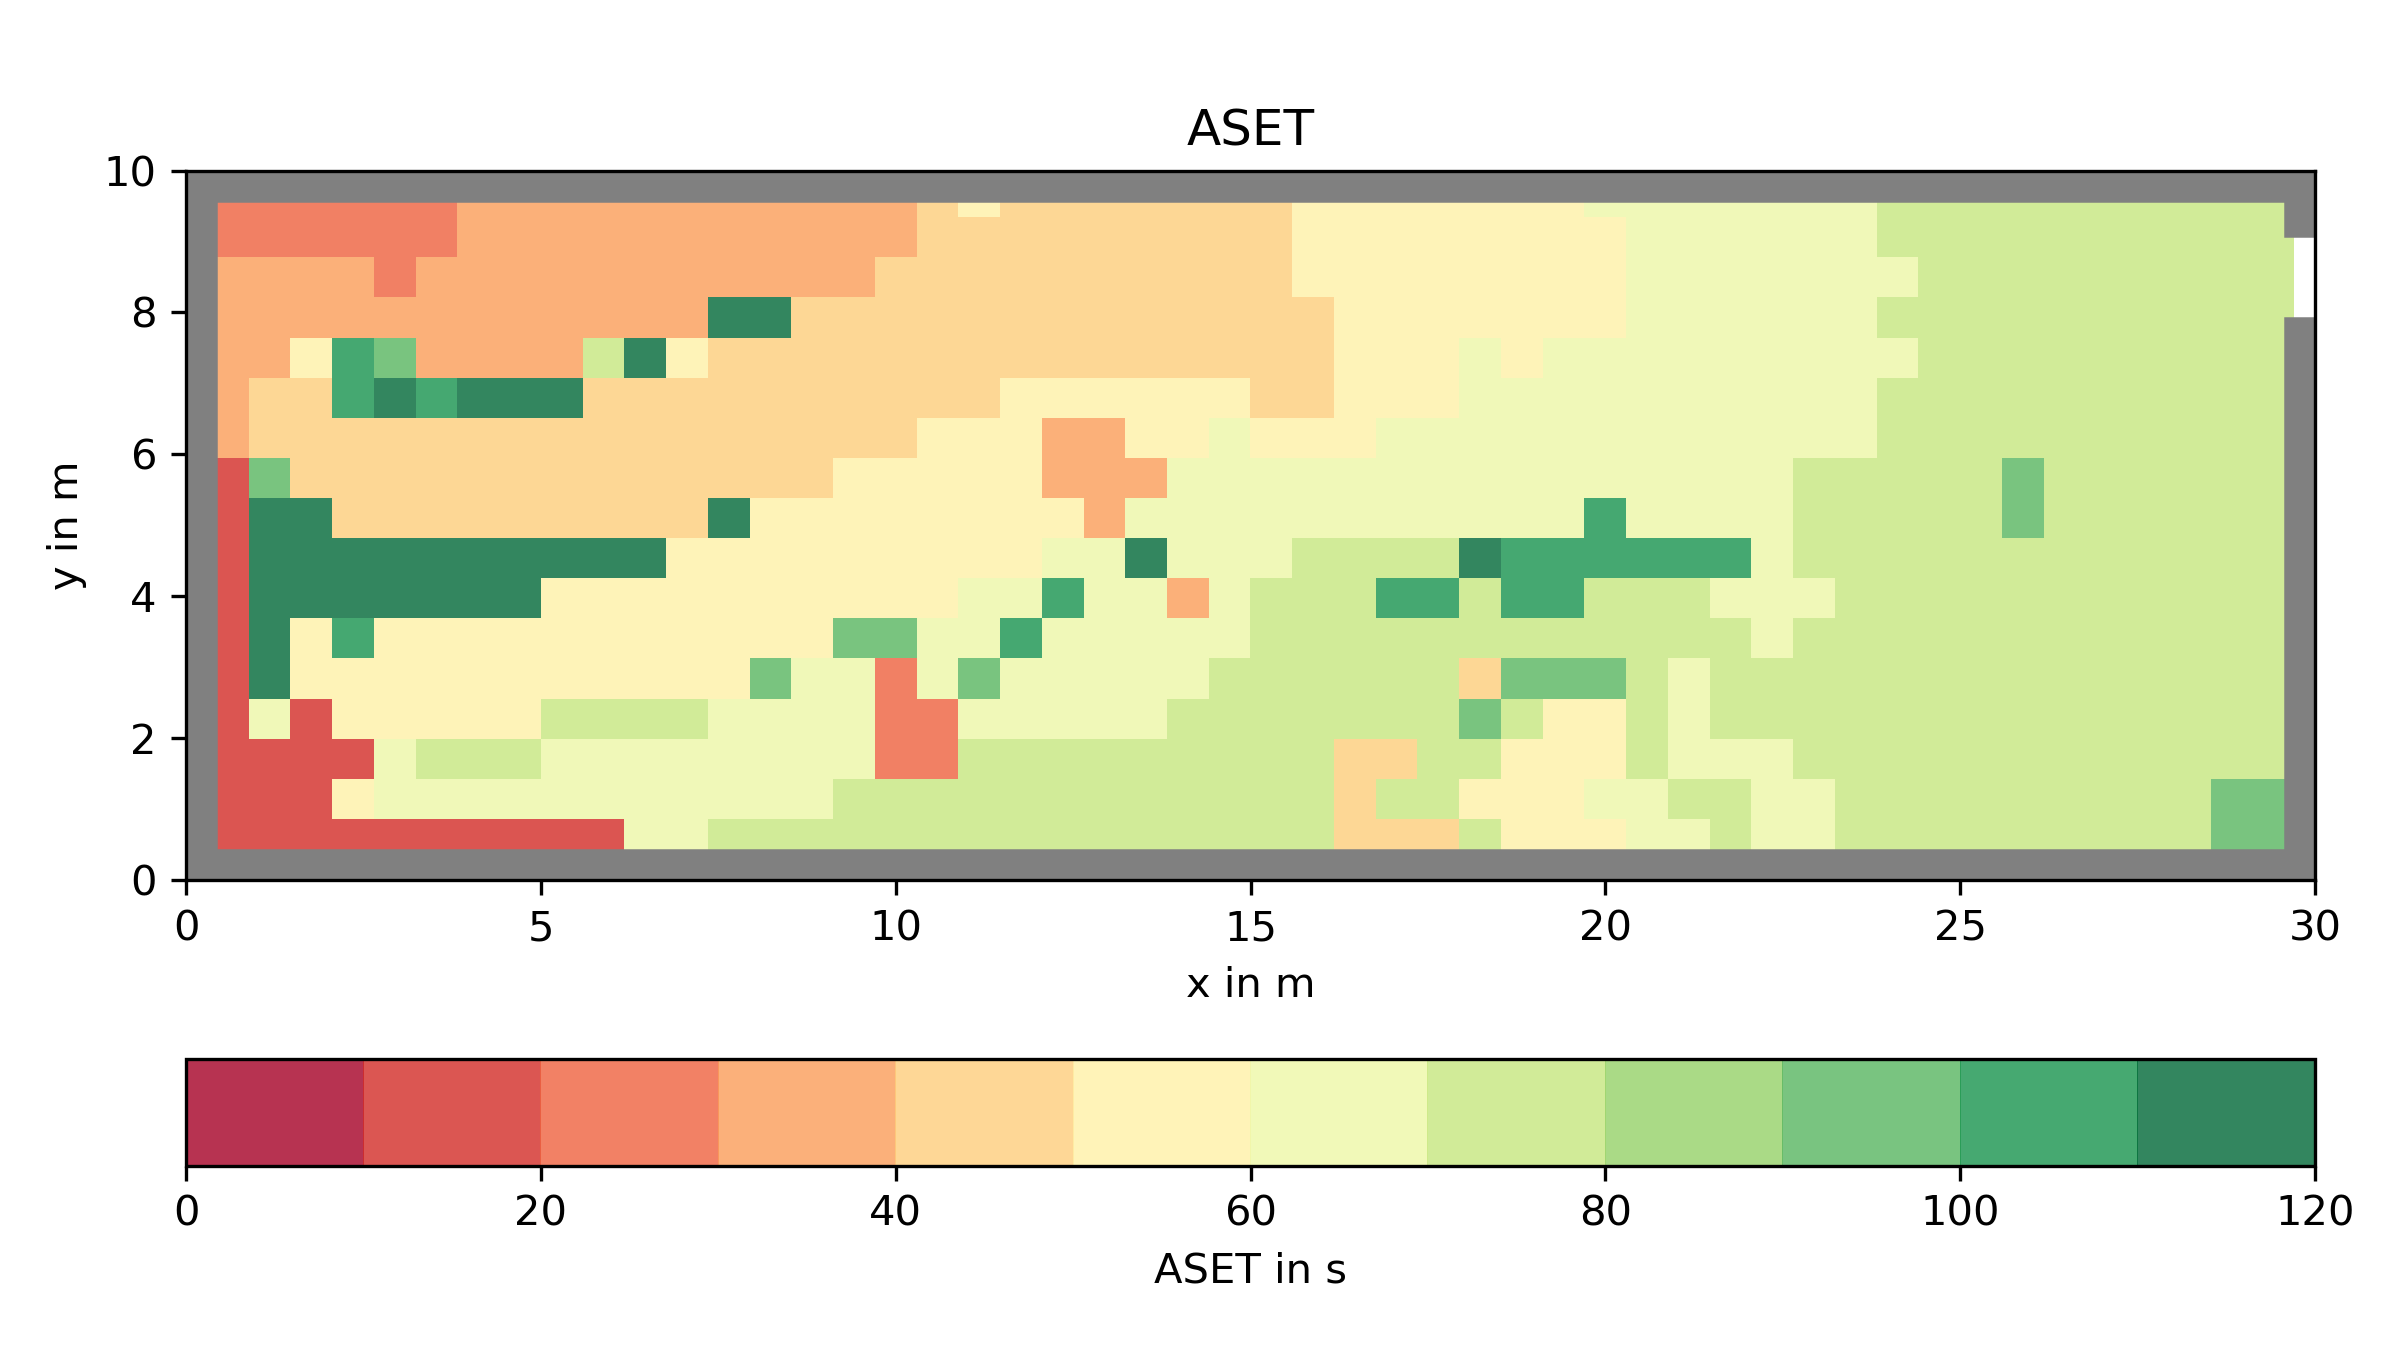

The script that saved this image:
import os
import numpy as np
import matplotlib.pyplot as plt
from pylab import cm
import glob
from PIL import Image
import slice_reader

data_root = "HRR_60kW"

# ------------------------------------------------------------------------------
# STEP I
# convert FDS slicefiles to ascii files
# ------------------------------------------------------------------------------

print("Step I: Read FDS slicefiles...")

aset_quantity = "SOOT EXTINCTION COEFFICIENT"
aset_quantity_height = 2.0

smv_file_path = glob.glob(os.path.join(data_root, "*.smv"))[0]
meshes = slice_reader.readMeshes(smv_file_path)
slice_infos = slice_reader.readSliceInfos(smv_file_path)

#print("slice files found:")
#for s in slice_infos:
#    print(s.infoString())

# choose only the extinction coefficient slice
slice_extinction = slice_reader.findSlices(slice_infos, meshes, aset_quantity, 2, aset_quantity_height)[0]
slice_extinction.readAllTimes(data_root)
slice_extinction.readData(data_root)
slice_extinction.mapData(meshes)
#print(slice_extinction.times)

slice_times = slice_extinction.times
slice_data = {'extinction' : slice_extinction.sd}
slice_xs = slice_extinction.sm.mesh[0]
slice_ys = slice_extinction.sm.mesh[1]

out_path = os.path.join(data_root, 'ascii_slices')
if not os.path.exists(out_path):
    os.mkdir(out_path)

out_path_extinction = os.path.join(out_path, 'extinction')
if not os.path.exists(out_path_extinction):
    os.mkdir(out_path_extinction)
    
for it in range(len(slice_times)):
    time_index = int(slice_times[it])
    file_name = os.path.join(out_path_extinction, f'sf_{time_index}.txt')
#    file_name = f'sl_{time_index:04d}.txt'
    print(file_name)
    sf = np.savetxt(file_name, slice_data['extinction'][it], delimiter=' ')

# ------------------------------------------------------------------------------
# STEP II
# generate the ASET map from FDS slicefiles
# ------------------------------------------------------------------------------

print("Step II: Generate the ASET map from FDS slicefiles...")

# quantities of interest (the dictionary includes the threshold as well)
quantities = {'extinction':0.23}

# Setup ASET map (floor of 30 m x 10 m)
# define floor elements' extension in meters
delta = 0.6
# define floor elements' centers
x = np.arange(delta/2, 30, delta)
y = np.arange(delta/2, 10, delta)

# create an empty map with a maximal ASET of 120 seconds
aset_map = np.zeros((len(y), len(x)))
aset_map[:] = 120

aset_map_glob = np.zeros_like(aset_map)
aset_map_glob[:] = 120

cmap = cm.get_cmap('RdYlGn', 12)
cmap_g = cm.get_cmap('Greys')

for q in quantities:

    slices = glob.glob('HRR_60kW/ascii_slices/%s/*.txt'%q)
    slices = sorted(slices, key=lambda slice: int(slice[ slice.rfind('_')+1 : -4 ]) )

    for i, slice in enumerate(slices[:]):
    #for it in range(len(slice_times)):
        #t = slice_times[it]
        slice_nr = int(slice[slice.rfind('_')+1 : -4])
        print("\t --> ", slice_nr)

        # load ascii slice file
        sf = np.loadtxt(slice, delimiter=' ')
        #sf = slice_data[q][it]
        
        # interpolate slice file to ASET map resolution dx=0.2 m --> dx=0.6 m
        sf_interp = np.array(Image.fromarray(sf).resize((len(x), len(y))))#imresize(sf, np.shape(aset_map), interp='bilinear')
        # sf_interp.transpose()
        print(sf.shape, sf_interp.shape, aset_map.shape)

        # ASET map generation
        for j, row in enumerate(sf_interp):
            for k, cell in enumerate(row):
                # call the dictionary with the belonging threshold
                if cell >= quantities[q]:
                    aset_map[j,k] = slice_nr

        aset_map_glob = np.minimum(aset_map, aset_map_glob)

plt.close()
fig = plt.figure(figsize=(8 , 4.5))       # inch -> cm /2.54
ax1 = fig.add_subplot(111)
ax1.set_aspect('equal')

ax1.set_title('ASET')

# room
ax1.plot([0,0], [0,10.2], c='grey', lw=15)
ax1.plot([0,30], [10,10], c='grey', lw=15)
ax1.plot([0,30], [0,0], c='grey', lw=15)
ax1.plot([30,30], [0,7.5], c='grey', lw=15)
ax1.plot([30,30], [9.5,10], c='grey', lw=15)

aa = ax1.pcolorfast(x, y, aset_map_glob, vmin=0, vmax=120, alpha=0.8, cmap=cmap)
col = plt.colorbar(aa, ticks=np.arange(0,121,20), label='ASET in s', orientation='horizontal')

ax1.set_ylabel('y in m')
ax1.set_xlabel('x in m')

plt.xlim(0,30)
plt.ylim(0,10)

plt.tight_layout()

# save ASET map as plot
plt.savefig('aset_map.png', dpi=300)

# save ASET map as txt
np.savetxt('aset_map.txt', aset_map_glob)
